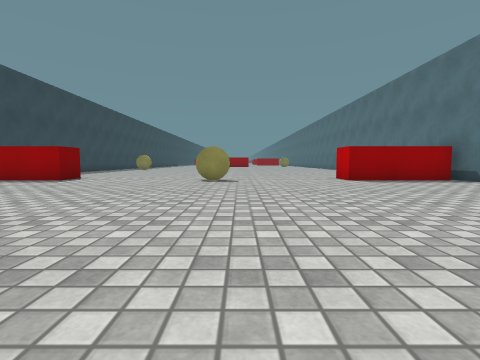
View 1 (above)

18 first-person views from a walk through a scene from a Unity 3-D project. The camera is 0.55 m above the floor, tilts 4° down and sees 85° across. The floor is counted in squares, 1 m on a side. Each view is taken from the middle of a square. On the plan, view 1 faces up. The plan holds only what a view shows up to about 9 squares ahead; the rest is blank. The place goes on beyond the plan. The player character is not drawn. Surface patterns are stand-ins for the level's own textures.

View 2
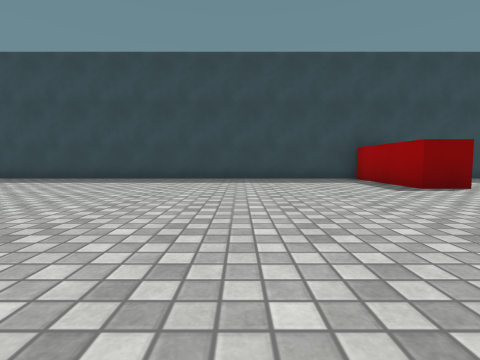

View 3
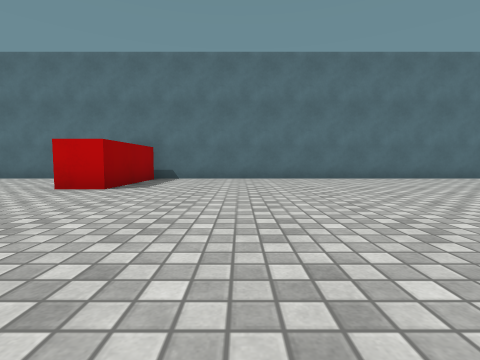

View 4
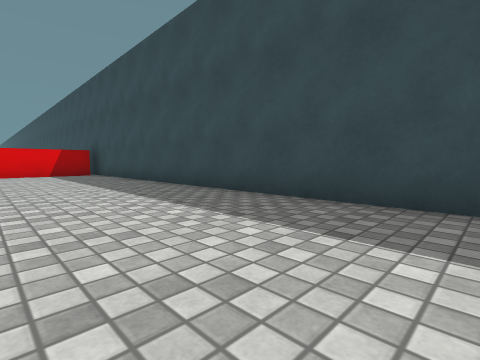

View 5
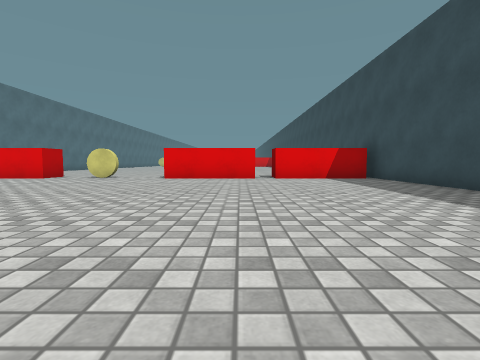

View 6
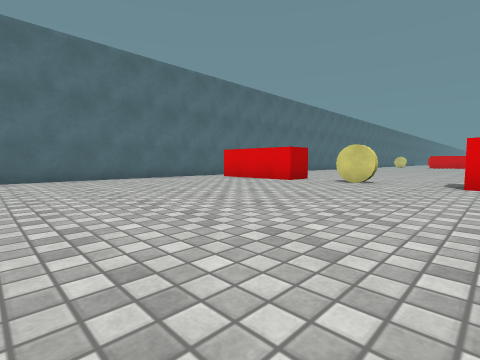

View 7
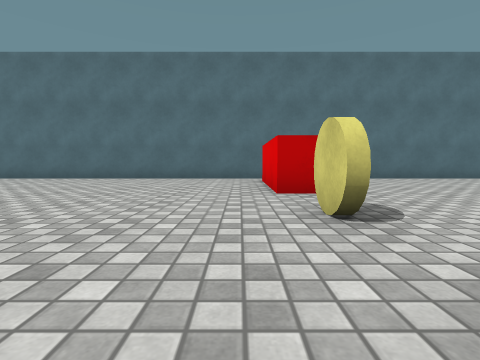

View 8
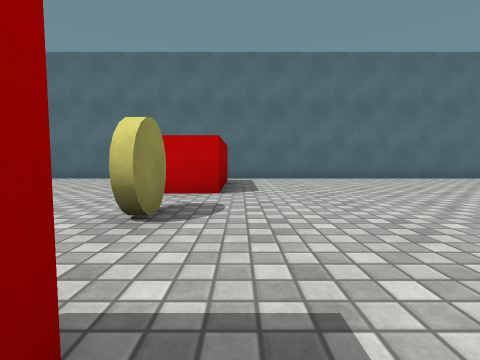

View 9
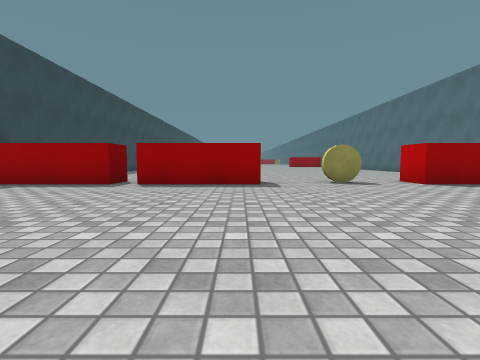

View 10
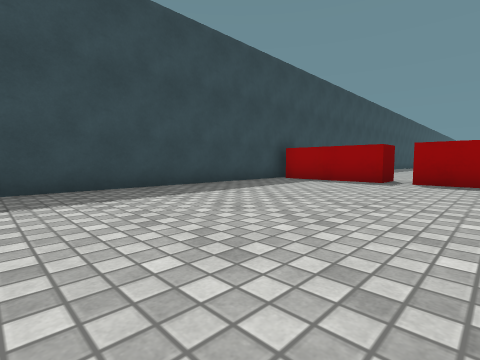

View 11
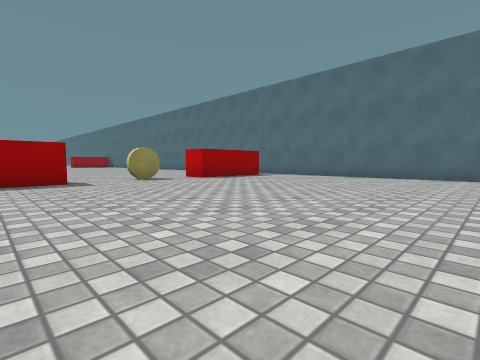

View 12
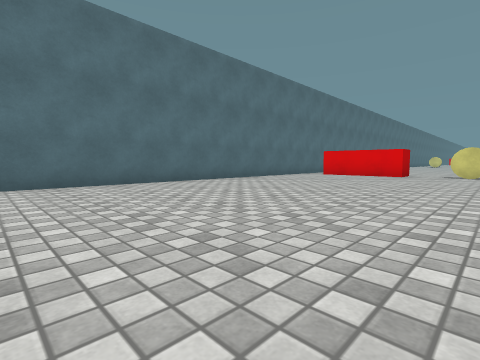

View 13
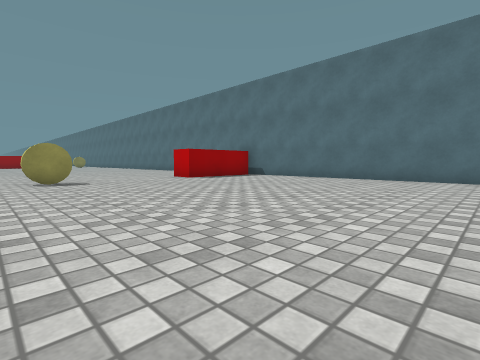

View 14
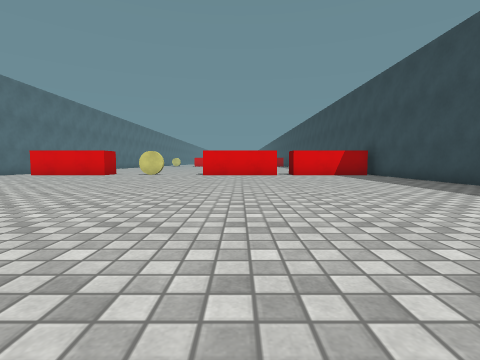

View 15
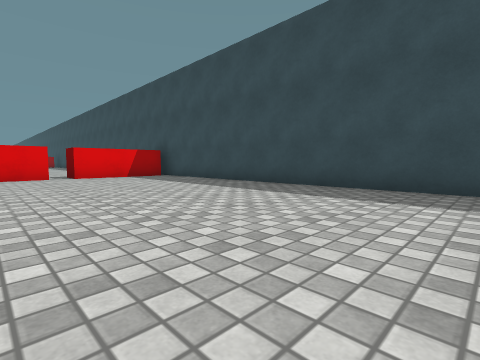

View 16
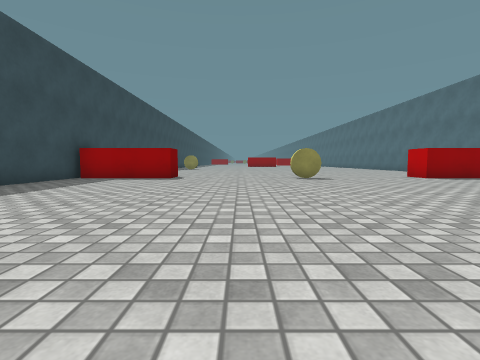

View 17
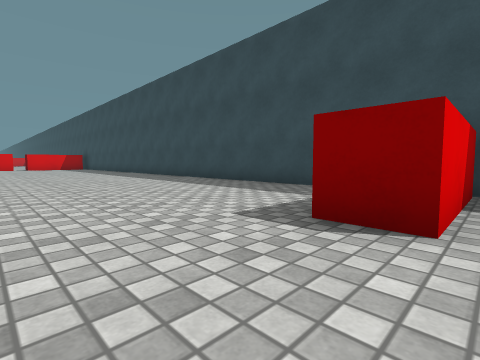

View 18
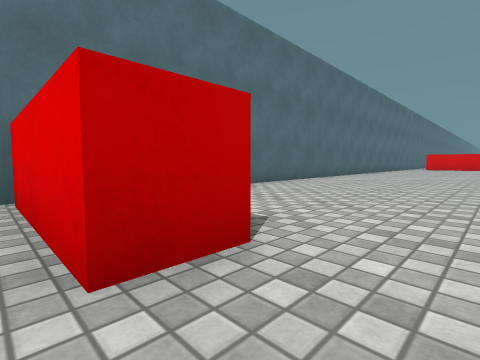

### Floor plan
Points are (right, up) in squares from view 1. A wall is a line through its corners. A room is listed if a view was taken in it or the views show most of it. See-through windows are left out.
Room 1 (views 1, 2, 3, 4, 5, 6, 7, 8, 9, 10, 11, 12, 13, 14, 15, 16, 17, 18)
walls: (-1.4, -12.6) (-4.5, -12.6); (-4.6, -11.6) (-1.5, -11.6); (-5.3, -12.6) (-8.2, -12.6); (-8.2, -11.6) (-5.3, -11.6); (5.5, -12.6) (2.5, -12.6) (2.5, -11.6) (5.4, -11.6); (6.2, 7.7) (3.2, 7.7) (3.2, 8.7) (6.2, 8.7); (6.5, -20.5) (6.5, 8.9); (-8.4, 8.7) (-5.3, 8.7) (-5.3, 7.7) (-8.4, 7.7); (-8.5, 8.9) (-8.5, -19.9)
ways out: gap at (-5, -12)
objects: yellow disc (-1, 8); yellow disc (1, -12)

Positions as (right, up) in squares from view 1, and headings:
1: (0, 0), facing up
2: (0, 4), facing left
3: (-2, 5), facing right
4: (-5, 0), facing down-left
5: (-4, -3), facing down
6: (-2, -5), facing down-right
7: (-2, -11), facing right
8: (-2, -13), facing right
9: (-2, -19), facing up
10: (-3, -20), facing up-left
11: (-3, -20), facing up-right
12: (0, -1), facing down-right
13: (-2, 0), facing up-right
14: (-3, -1), facing down
15: (-3, -2), facing down-left
16: (-3, -1), facing up
17: (-3, 9), facing down-left
18: (2, 9), facing down-right
